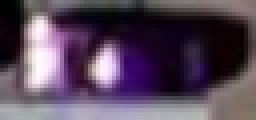
#> input picture test/occupied/spot115.jpg, 64 x 30 px (shown 4 times larger); its folder holds only this picture in this run
$ python generate_sample_video.py
#> lines starting #> are read from the running program, lines starting #| are printed output that depends on the picture; after the words box and inside, x2 and y2 are one past the last pixel; in counts of white or black regions, pixels touching at a corner belong together
"""
Sample Video & Parking Lot Generator
Generates a realistic parking lot video (`car_test.mp4`), a reference image (`car_park_bg.jpg`),
and the corresponding `carposition.pkl` parking slot coordinate mapping using spot patches from the dataset.
"""

import os
import glob
import random
import pickle
import cv2
import numpy as np

def create_sample_parking_lot_and_video():
    project_dir = "/Users/abhishekkumar/Desktop/parking_space_detection"
    train_data_dir = "/Users/abhishekkumar/Desktop/train_data"

    empty_imgs = glob.glob(f"{train_data_dir}/**/empty/*.jpg", recursive=True) + \
                 glob.glob(f"{train_data_dir}/**/empty/*.png", recursive=True) + \
                 glob.glob("/Users/abhishekkumar/Desktop/empty/*.jpg")

    occupied_imgs = glob.glob(f"{train_data_dir}/**/occupied/*.jpg", recursive=True) + \
                    glob.glob(f"{train_data_dir}/**/occupied/*.png", recursive=True) + \
                    glob.glob("/Users/abhishekkumar/Desktop/occupied/*.jpg")

    empty_imgs = list(set(empty_imgs))
    occupied_imgs = list(set(occupied_imgs))

    print(f"Loaded {len(empty_imgs)} empty patches, {len(occupied_imgs)} occupied patches.")

    # Video & Canvas dimensions
    width, height = 1280, 720
    slot_w, slot_h = 100, 60  # Aspect ratio matching parking slots

    # Define 16 parking bay positions in 2 rows
    # Row 1 (8 spots top)
    # Row 2 (8 spots bottom)
    positions = []

    start_x = 140
    step_x = 125
    y_row1 = 150
    y_row2 = 450

    for i in range(8):
        positions.append((start_x + i * step_x, y_row1, slot_w, slot_h))
    for i in range(8):
        positions.append((start_x + i * step_x, y_row2, slot_w, slot_h))

    # Save positions to carposition.pkl
    pkl_path = os.path.join(project_dir, "carposition.pkl")
    with open(pkl_path, "wb") as f:
        pickle.dump(positions, f)
    print(f"💾 Saved {len(positions)} parking positions to {pkl_path}")

    # Generate Parking Lot Background Image
    bg_img = np.zeros((height, width, 3), dtype=np.uint8)
    bg_img[:] = (55, 55, 60)  # Dark asphalt color

    # Draw Road Markings & Driving Lanes
    # Driving Lane in center
    cv2.rectangle(bg_img, (50, 260), (1230, 400), (45, 45, 48), -1)
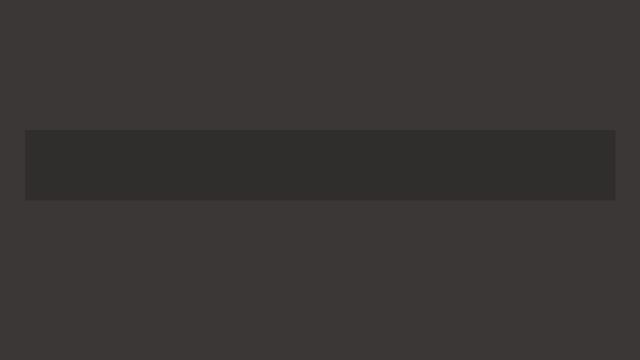
#> bg_img: shape (720, 1280, 3) (shown at 1/2 size); mean of channels 0, 1, 2 53.2, 53.2, 57.8; drawn as B, G, R
    # Lane divider dash lines
    for x in range(80, 1200, 80):
        cv2.line(bg_img, (x, 330), (x + 40, 330), (255, 255, 255), 3)
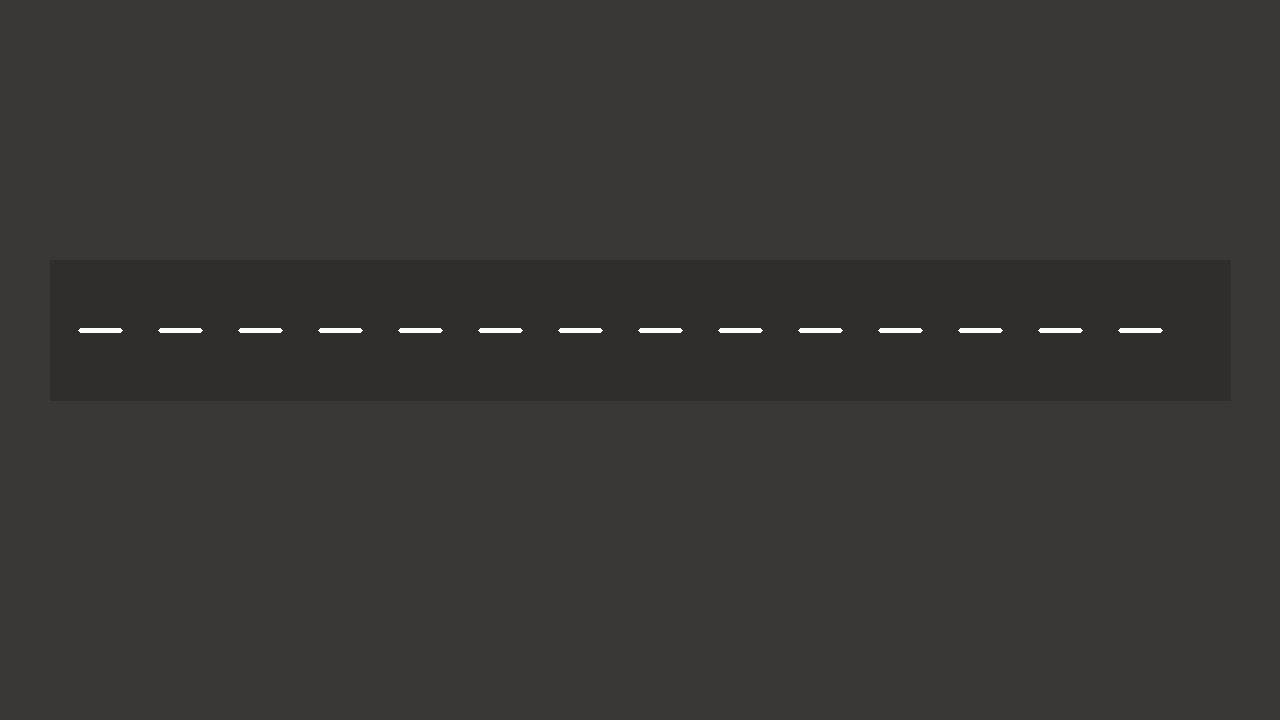
#> bg_img: shape (720, 1280, 3); 0.32% of pixels changed, all inside (x1, y1, x2, y2) = (78, 328, 1163, 333); drawn as B, G, R

    # Draw parking boundary white lines for each spot
    for idx, (x, y, w, h) in enumerate(positions):
        cv2.rectangle(bg_img, (x, y), (x + w, y + h), (200, 200, 200), 2)
        # Add slot label on asphalt
        cv2.putText(bg_img, f"P{idx+1:02d}", (x + 10, y - 10 if y == y_row1 else y + h + 25),
                    cv2.FONT_HERSHEY_SIMPLEX, 0.6, (180, 180, 180), 2)
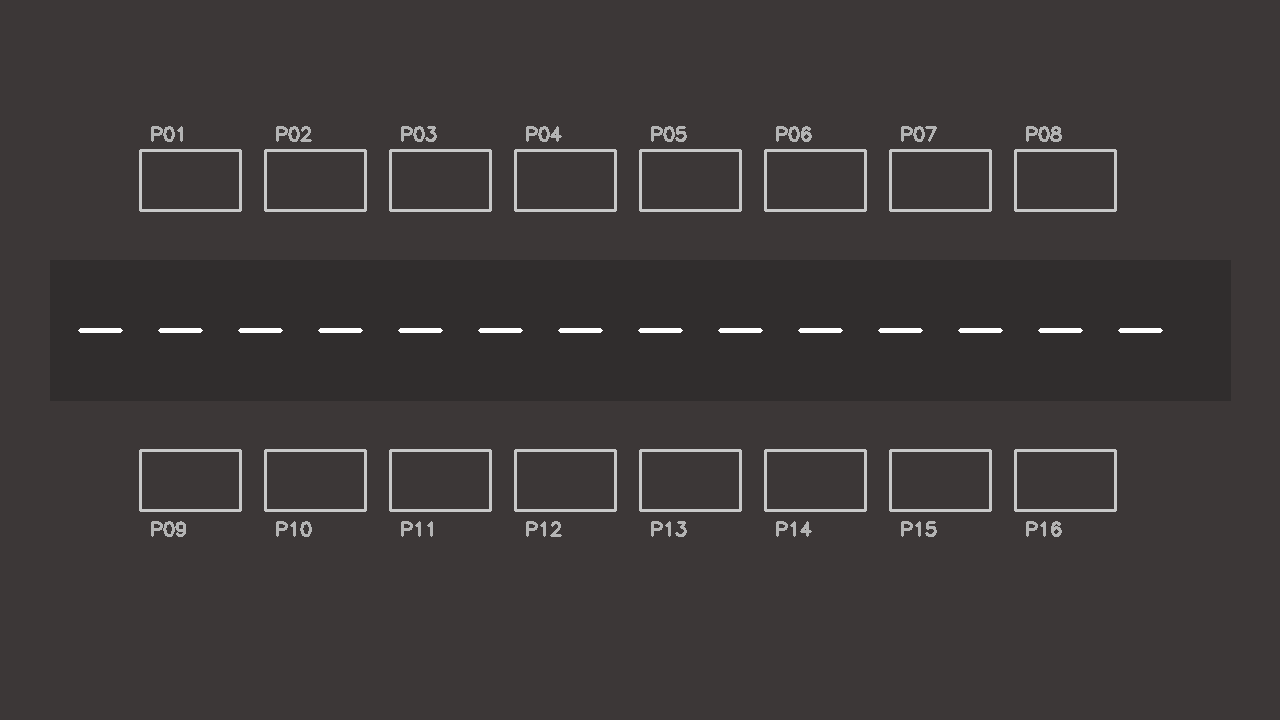
#> bg_img: shape (720, 1280, 3); 2.14% of pixels changed, all inside (x1, y1, x2, y2) = (139, 126, 1117, 537); drawn as B, G, R

    # Parking lot header sign
    cv2.putText(bg_img, "AI SMART PARKING LOT - LIVE SURVEILLANCE FEED", (start_x, 60),
                cv2.FONT_HERSHEY_SIMPLEX, 0.9, (255, 255, 255), 2)
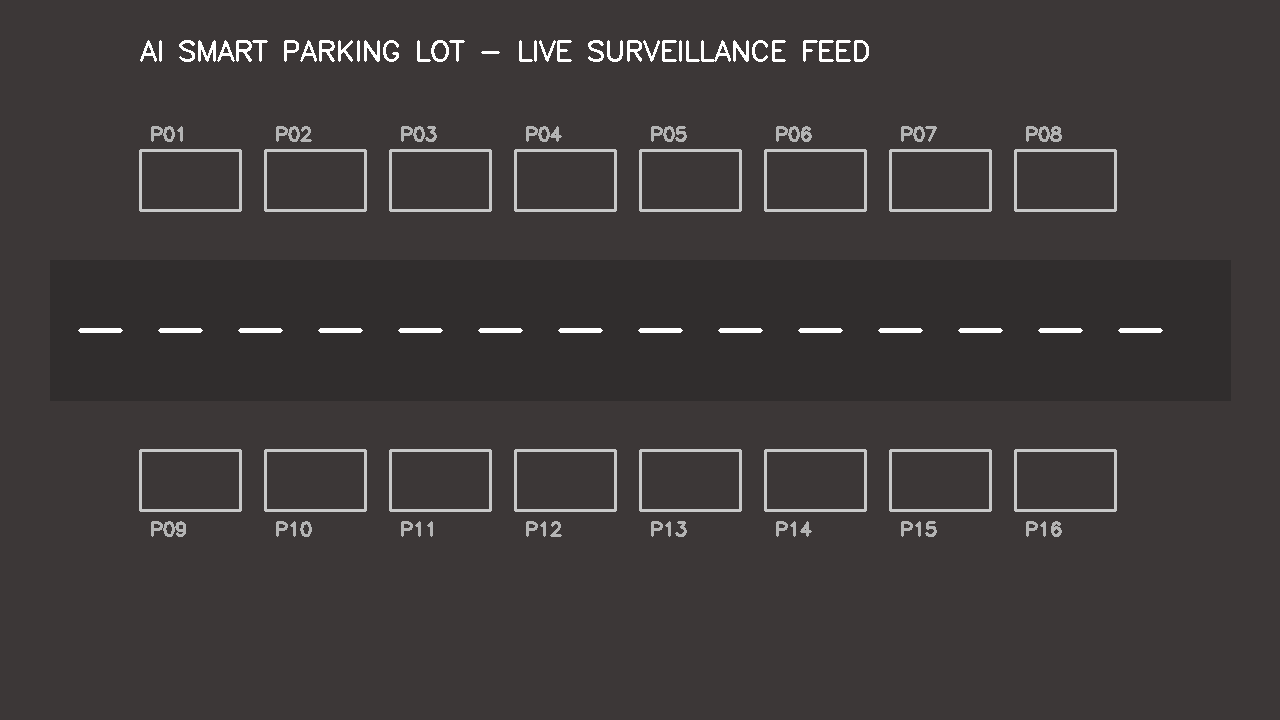
#> bg_img: shape (720, 1280, 3); 0.54% of pixels changed, all inside (x1, y1, x2, y2) = (140, 40, 869, 62); drawn as B, G, R

    bg_path = os.path.join(project_dir, "car_park_bg.jpg")
    cv2.imwrite(bg_path, bg_img)
    print(f"📸 Saved parking background image to {bg_path}")

    # Generate 15-second simulation video (car_test.mp4) at 20 FPS (300 frames)
    # Cars enter and leave slots over time
    video_path = os.path.join(project_dir, "car_test.mp4")
    fourcc = cv2.VideoWriter_fourcc(*'mp4v')
#> fourcc = 1983148141
    fps = 20
    out = cv2.VideoWriter(video_path, fourcc, fps, (width, height))

    # Initial state of 16 slots: 10 occupied, 6 empty
    slot_states = [1 if random.random() < 0.65 else 0 for _ in range(16)]

    # Pre-cache resized image patches
    cached_empty = []
    for p in empty_imgs[:25]:
        img = cv2.imread(p)
        if img is not None:
            cached_empty.append(cv2.resize(img, (slot_w, slot_h)))

    cached_occupied = []
    for p in occupied_imgs[:50]:
        img = cv2.imread(p)
#> img is the input picture: shape (30, 64, 3); mean B, G, R 90.6, 72, 87.9
        if img is not None:
            cached_occupied.append(cv2.resize(img, (slot_w, slot_h)))

    if not cached_empty:
        cached_empty = [np.full((slot_h, slot_w, 3), (60, 60, 65), dtype=np.uint8)]
    if not cached_occupied:
        cached_occupied = [np.full((slot_h, slot_w, 3), (30, 30, 200), dtype=np.uint8)]

    # Assign persistent patch to each slot
    slot_patches = []
    for i in range(16):
        e_patch = random.choice(cached_empty)
        o_patch = random.choice(cached_occupied)
        slot_patches.append({'empty': e_patch, 'occupied': o_patch})
#> this loop made 16 passes
#> pass 1, in create_sample_parking_lot_and_video, `o_patch = random.choice(cached_occupied)`:
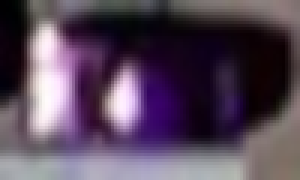
#> o_patch: shape (60, 100, 3) (shown 3 times larger); mean of channels 0, 1, 2 90.5, 71.9, 87.8; drawn as B, G, R
#> after the loop, slot_patches = 16 items

    total_frames = 300  # 15 seconds loop
    print(f"🎬 Rendering {total_frames} frames of dynamic parking video...")

    for frame_idx in range(total_frames):
        frame = bg_img.copy()

        # Randomly toggle some cars leaving or arriving every 30-50 frames
        if frame_idx % 40 == 0 and frame_idx > 0:
            toggle_idx = random.randint(0, 15)
            slot_states[toggle_idx] = 1 - slot_states[toggle_idx]

        # Draw spots
        for idx, (x, y, w, h) in enumerate(positions):
            state = slot_states[idx]
            patch = slot_patches[idx]['occupied'] if state == 1 else slot_patches[idx]['empty']
            frame[y:y+h, x:x+w] = patch

        # Timestamp overlay
        timestamp_str = f"2026-08-26 09:{frame_idx//fps:02d}:{(frame_idx%fps)*3:02d} CAM_01 [HD]"
        cv2.putText(frame, timestamp_str, (width - 380, 40),
                    cv2.FONT_HERSHEY_SIMPLEX, 0.6, (0, 255, 255), 1)

        out.write(frame)
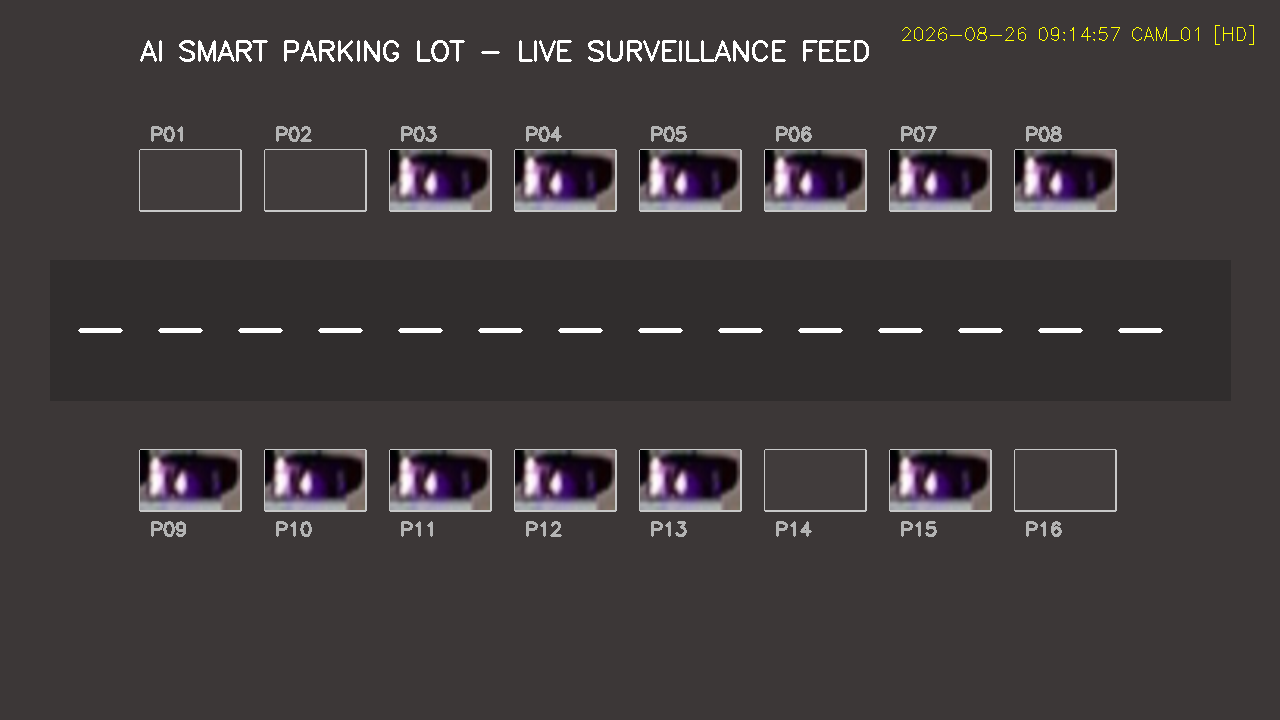
#> frame: shape (720, 1280, 3); mean of channels 0, 1, 2 59.6, 58.4, 63.8; drawn as B, G, R
#> after the loop, slot_states = [0, 0, 1, 1, 1, 1, 1, 1, 1, 1, 1, 1, 1, 0, 1, 0]

    out.release()
#> (the run stopped early here; a loop or call above may not have finished)

$ run again, on test/occupied/spot151.jpg
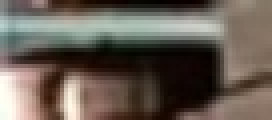
#> input picture test/occupied/spot151.jpg, 68 x 30 px (shown 4 times larger)
#> fourcc = 1983148141
#> in create_sample_parking_lot_and_video, img is the input picture: shape (30, 68, 3); mean B, G, R 84.3, 93.5, 103.1
#> the loop in create_sample_parking_lot_and_video, `for i in range(16):` made 16 passes
#> pass 1, in create_sample_parking_lot_and_video, `o_patch = random.choice(cached_occupied)`:
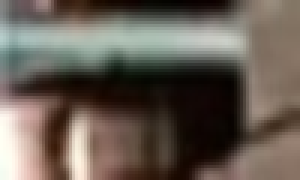
#> o_patch: shape (60, 100, 3) (shown 3 times larger); mean of channels 0, 1, 2 84.2, 93.4, 103; drawn as B, G, R
#> after the loop in create_sample_parking_lot_and_video, `for i in range(16):`: slot_patches = 16 items
#> after the loop in create_sample_parking_lot_and_video, `for frame_idx in range(total_frames):`:
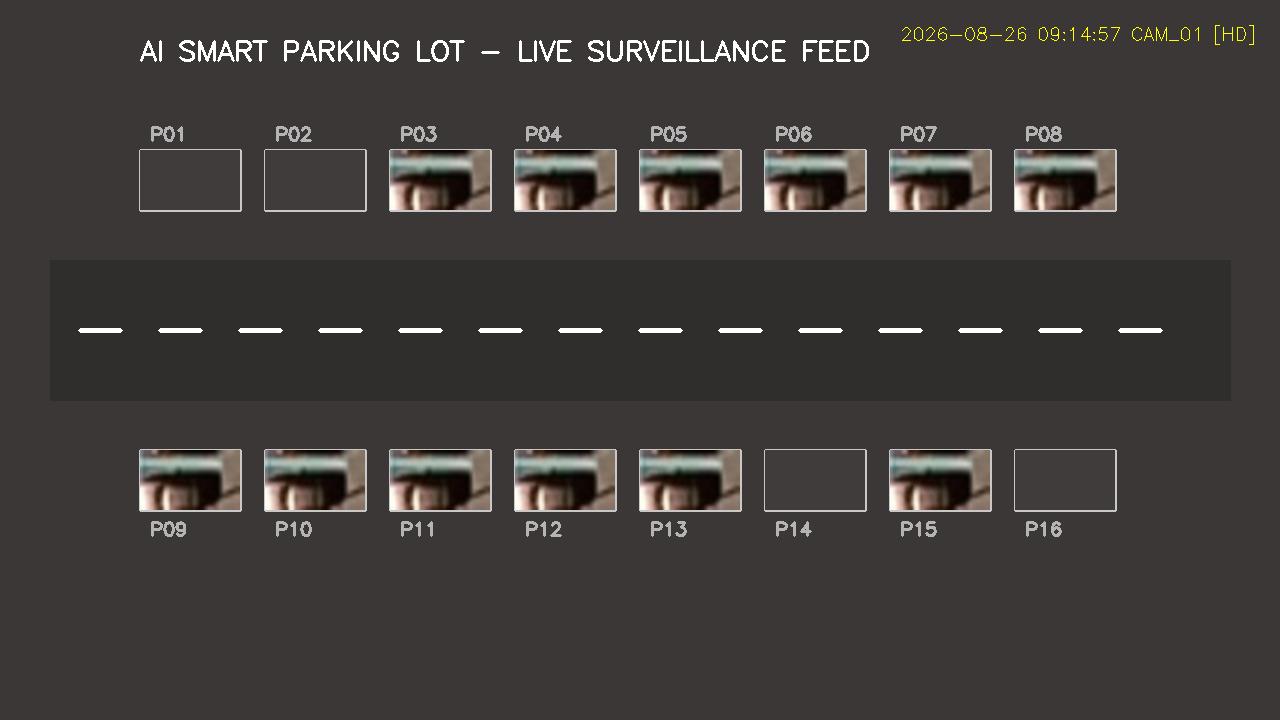
#> frame: shape (720, 1280, 3); mean of channels 0, 1, 2 59.1, 60.1, 65; drawn as B, G, R
#> after the loop in create_sample_parking_lot_and_video, `for frame_idx in range(total_frames):`: slot_states = [0, 0, 1, 1, 1, 1, 1, 1, 1, 1, 1, 1, 1, 0, 1, 0]

$ run again, on test/occupied/spot152.jpg
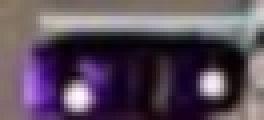
#> input picture test/occupied/spot152.jpg, 66 x 30 px (shown 4 times larger)
#> fourcc = 1983148141
#> in create_sample_parking_lot_and_video, img is the input picture: shape (30, 66, 3); mean B, G, R 91.4, 76.1, 90.4
#> the loop in create_sample_parking_lot_and_video, `for i in range(16):` made 16 passes
#> pass 1, in create_sample_parking_lot_and_video, `o_patch = random.choice(cached_occupied)`:
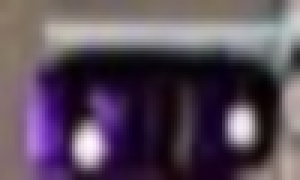
#> o_patch: shape (60, 100, 3) (shown 3 times larger); mean of channels 0, 1, 2 91.2, 76, 90.3; drawn as B, G, R
#> after the loop in create_sample_parking_lot_and_video, `for i in range(16):`: slot_patches = 16 items
#> after the loop in create_sample_parking_lot_and_video, `for frame_idx in range(total_frames):`:
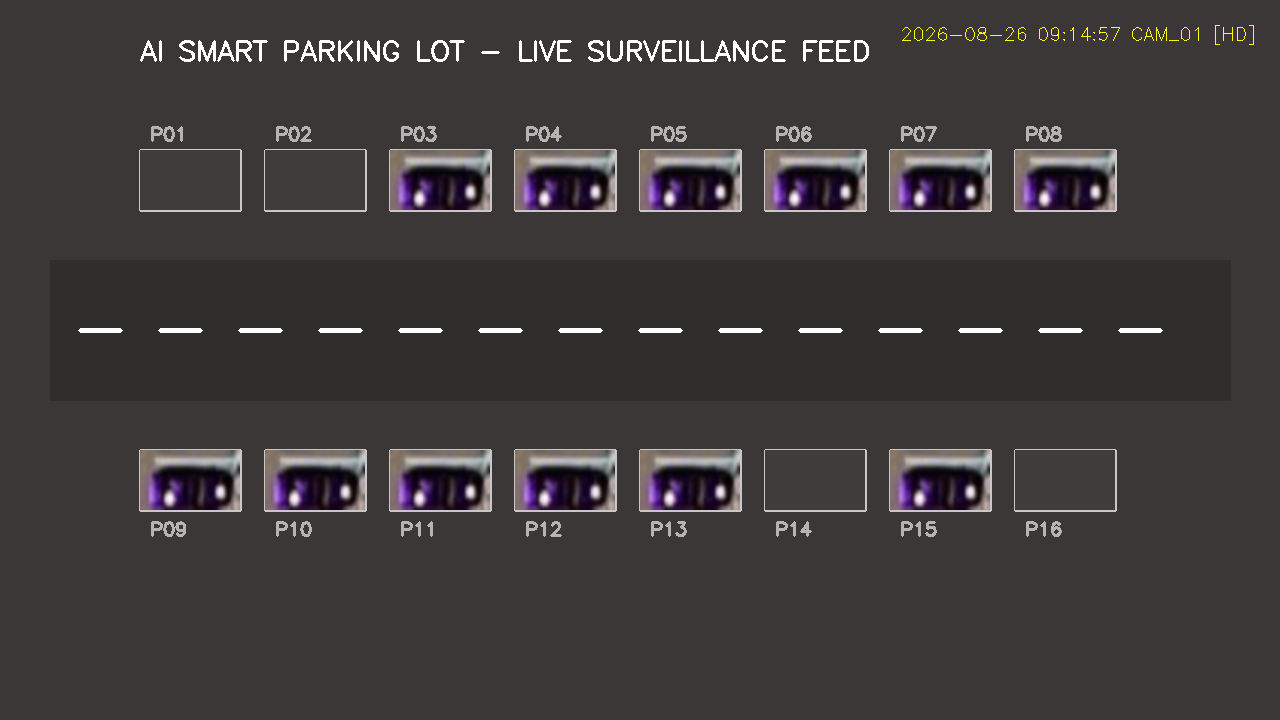
#> frame: shape (720, 1280, 3); mean of channels 0, 1, 2 59.7, 58.7, 64; drawn as B, G, R
#> after the loop in create_sample_parking_lot_and_video, `for frame_idx in range(total_frames):`: slot_states = [0, 0, 1, 1, 1, 1, 1, 1, 1, 1, 1, 1, 1, 0, 1, 0]
